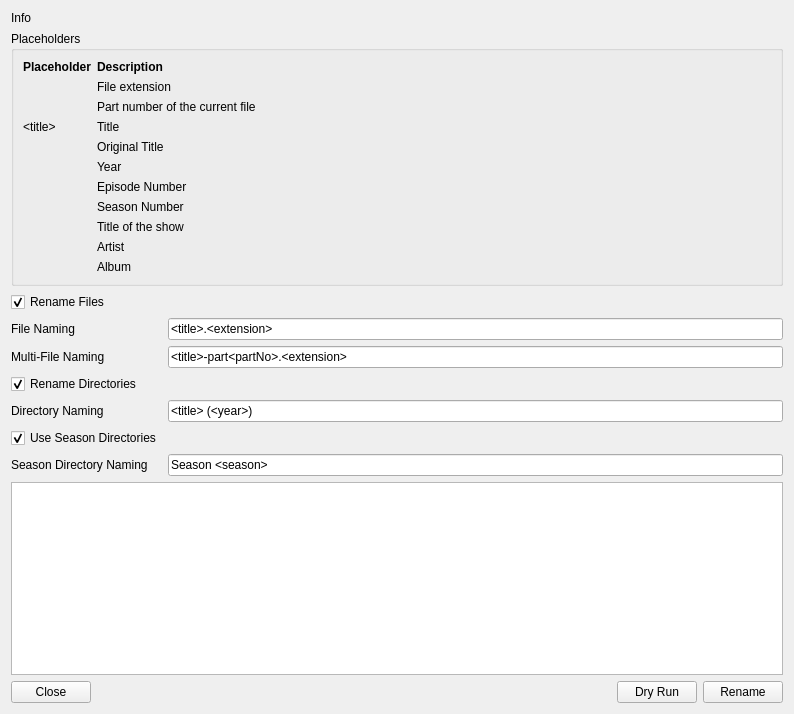
<?xml version="1.0" encoding="UTF-8"?>
<ui version="4.0">
 <class>Renamer</class>
 <widget class="QDialog" name="Renamer">
  <property name="windowModality">
   <enum>Qt::WindowModal</enum>
  </property>
  <property name="geometry">
   <rect>
    <x>0</x>
    <y>0</y>
    <width>794</width>
    <height>714</height>
   </rect>
  </property>
  <property name="windowTitle">
   <string>Renamer</string>
  </property>
  <property name="windowIcon">
   <iconset>
    <normaloff>:/img/MediaElch.png</normaloff>:/img/MediaElch.png</iconset>
  </property>
  <property name="modal">
   <bool>true</bool>
  </property>
  <layout class="QVBoxLayout" name="verticalLayout" stretch="0,0,0,1,0">
   <item>
    <widget class="QLabel" name="infoLabel">
     <property name="text">
      <string>Info</string>
     </property>
     <property name="wordWrap">
      <bool>true</bool>
     </property>
    </widget>
   </item>
   <item>
    <widget class="QGroupBox" name="groupBox">
     <property name="title">
      <string>Placeholders</string>
     </property>
     <layout class="QVBoxLayout" name="verticalLayout_2">
      <item>
       <layout class="QGridLayout" name="gridLayout_2" columnstretch="0,1">
        <item row="1" column="0">
         <widget class="QLabel" name="labelExtension">
          <property name="text">
           <string notr="true">&lt;extension&gt;</string>
          </property>
          <property name="textFormat">
           <enum>Qt::PlainText</enum>
          </property>
          <property name="alignment">
           <set>Qt::AlignLeading|Qt::AlignLeft|Qt::AlignTop</set>
          </property>
         </widget>
        </item>
        <item row="4" column="0">
         <widget class="QLabel" name="labelOriginalTitle">
          <property name="text">
           <string notr="true">&lt;originalTitle&gt;</string>
          </property>
          <property name="textFormat">
           <enum>Qt::PlainText</enum>
          </property>
          <property name="alignment">
           <set>Qt::AlignLeading|Qt::AlignLeft|Qt::AlignTop</set>
          </property>
         </widget>
        </item>
        <item row="5" column="0">
         <widget class="QLabel" name="label_4">
          <property name="text">
           <string notr="true">&lt;year&gt;</string>
          </property>
          <property name="textFormat">
           <enum>Qt::PlainText</enum>
          </property>
          <property name="alignment">
           <set>Qt::AlignLeading|Qt::AlignLeft|Qt::AlignTop</set>
          </property>
         </widget>
        </item>
        <item row="3" column="0">
         <widget class="QLabel" name="label_3">
          <property name="text">
           <string notr="true">&lt;title&gt;</string>
          </property>
          <property name="textFormat">
           <enum>Qt::PlainText</enum>
          </property>
          <property name="alignment">
           <set>Qt::AlignLeading|Qt::AlignLeft|Qt::AlignTop</set>
          </property>
         </widget>
        </item>
        <item row="7" column="0">
         <widget class="QLabel" name="labelSeason">
          <property name="text">
           <string notr="true">&lt;season&gt;</string>
          </property>
          <property name="textFormat">
           <enum>Qt::PlainText</enum>
          </property>
          <property name="alignment">
           <set>Qt::AlignLeading|Qt::AlignLeft|Qt::AlignTop</set>
          </property>
         </widget>
        </item>
        <item row="0" column="0">
         <widget class="QLabel" name="label_31">
          <property name="font">
           <font>
            <weight>75</weight>
            <bold>true</bold>
           </font>
          </property>
          <property name="text">
           <string>Placeholder</string>
          </property>
          <property name="alignment">
           <set>Qt::AlignLeading|Qt::AlignLeft|Qt::AlignTop</set>
          </property>
         </widget>
        </item>
        <item row="6" column="0">
         <widget class="QLabel" name="labelEpisode">
          <property name="text">
           <string notr="true">&lt;episode&gt;</string>
          </property>
          <property name="textFormat">
           <enum>Qt::PlainText</enum>
          </property>
          <property name="alignment">
           <set>Qt::AlignLeading|Qt::AlignLeft|Qt::AlignTop</set>
          </property>
         </widget>
        </item>
        <item row="2" column="0">
         <widget class="QLabel" name="label_16">
          <property name="text">
           <string notr="true">&lt;partNo&gt;</string>
          </property>
          <property name="alignment">
           <set>Qt::AlignLeading|Qt::AlignLeft|Qt::AlignTop</set>
          </property>
         </widget>
        </item>
        <item row="10" column="0">
         <widget class="QLabel" name="labelAlbum">
          <property name="text">
           <string notr="true">&lt;album&gt;</string>
          </property>
          <property name="alignment">
           <set>Qt::AlignLeading|Qt::AlignLeft|Qt::AlignTop</set>
          </property>
         </widget>
        </item>
        <item row="9" column="0">
         <widget class="QLabel" name="labelArtist">
          <property name="text">
           <string notr="true">&lt;artist&gt;</string>
          </property>
          <property name="alignment">
           <set>Qt::AlignLeading|Qt::AlignLeft|Qt::AlignTop</set>
          </property>
         </widget>
        </item>
        <item row="8" column="0">
         <widget class="QLabel" name="labelShowTitle">
          <property name="text">
           <string notr="true">&lt;showTitle&gt;</string>
          </property>
         </widget>
        </item>
        <item row="1" column="1">
         <widget class="QLabel" name="label_14">
          <property name="text">
           <string>File extension</string>
          </property>
          <property name="alignment">
           <set>Qt::AlignLeading|Qt::AlignLeft|Qt::AlignTop</set>
          </property>
         </widget>
        </item>
        <item row="2" column="1">
         <widget class="QLabel" name="label_17">
          <property name="text">
           <string>Part number of the current file</string>
          </property>
          <property name="alignment">
           <set>Qt::AlignLeading|Qt::AlignLeft|Qt::AlignTop</set>
          </property>
          <property name="wordWrap">
           <bool>true</bool>
          </property>
         </widget>
        </item>
        <item row="3" column="1">
         <widget class="QLabel" name="label_7">
          <property name="text">
           <string>Title</string>
          </property>
          <property name="alignment">
           <set>Qt::AlignLeading|Qt::AlignLeft|Qt::AlignTop</set>
          </property>
         </widget>
        </item>
        <item row="4" column="1">
         <widget class="QLabel" name="descOriginalTitle">
          <property name="text">
           <string>Original Title</string>
          </property>
          <property name="alignment">
           <set>Qt::AlignLeading|Qt::AlignLeft|Qt::AlignTop</set>
          </property>
         </widget>
        </item>
        <item row="5" column="1">
         <widget class="QLabel" name="label_8">
          <property name="text">
           <string>Year</string>
          </property>
          <property name="alignment">
           <set>Qt::AlignLeading|Qt::AlignLeft|Qt::AlignTop</set>
          </property>
         </widget>
        </item>
        <item row="6" column="1">
         <widget class="QLabel" name="descEpisode">
          <property name="text">
           <string>Episode Number</string>
          </property>
          <property name="alignment">
           <set>Qt::AlignLeading|Qt::AlignLeft|Qt::AlignTop</set>
          </property>
         </widget>
        </item>
        <item row="7" column="1">
         <widget class="QLabel" name="descSeason">
          <property name="text">
           <string>Season Number</string>
          </property>
          <property name="alignment">
           <set>Qt::AlignLeading|Qt::AlignLeft|Qt::AlignTop</set>
          </property>
         </widget>
        </item>
        <item row="8" column="1">
         <widget class="QLabel" name="descShowTitle">
          <property name="text">
           <string>Title of the show</string>
          </property>
         </widget>
        </item>
        <item row="9" column="1">
         <widget class="QLabel" name="descArtist">
          <property name="text">
           <string>Artist</string>
          </property>
          <property name="alignment">
           <set>Qt::AlignLeading|Qt::AlignLeft|Qt::AlignTop</set>
          </property>
         </widget>
        </item>
        <item row="10" column="1">
         <widget class="QLabel" name="descAlbum">
          <property name="text">
           <string>Album</string>
          </property>
          <property name="alignment">
           <set>Qt::AlignLeading|Qt::AlignLeft|Qt::AlignTop</set>
          </property>
         </widget>
        </item>
        <item row="0" column="1">
         <widget class="QLabel" name="label_32">
          <property name="font">
           <font>
            <weight>75</weight>
            <bold>true</bold>
           </font>
          </property>
          <property name="text">
           <string>Description</string>
          </property>
          <property name="alignment">
           <set>Qt::AlignLeading|Qt::AlignLeft|Qt::AlignTop</set>
          </property>
         </widget>
        </item>
       </layout>
      </item>
     </layout>
    </widget>
   </item>
   <item>
    <layout class="QGridLayout" name="gridLayout">
     <item row="5" column="0">
      <widget class="QCheckBox" name="chkSeasonDirectories">
       <property name="text">
        <string>Use Season Directories</string>
       </property>
       <property name="checked">
        <bool>true</bool>
       </property>
      </widget>
     </item>
     <item row="2" column="0">
      <widget class="QLabel" name="label_15">
       <property name="text">
        <string>Multi-File Naming</string>
       </property>
      </widget>
     </item>
     <item row="4" column="1">
      <widget class="QLineEdit" name="directoryNaming">
       <property name="inputMask">
        <string notr="true"/>
       </property>
       <property name="text">
        <string>&lt;title&gt; (&lt;year&gt;)</string>
       </property>
      </widget>
     </item>
     <item row="3" column="0">
      <widget class="QCheckBox" name="chkDirectoryNaming">
       <property name="text">
        <string>Rename Directories</string>
       </property>
       <property name="checked">
        <bool>true</bool>
       </property>
      </widget>
     </item>
     <item row="0" column="0">
      <widget class="QCheckBox" name="chkFileNaming">
       <property name="text">
        <string>Rename Files</string>
       </property>
       <property name="checked">
        <bool>true</bool>
       </property>
      </widget>
     </item>
     <item row="2" column="1">
      <widget class="QLineEdit" name="fileNamingMulti">
       <property name="inputMask">
        <string notr="true"/>
       </property>
       <property name="text">
        <string>&lt;title&gt;-part&lt;partNo&gt;.&lt;extension&gt;</string>
       </property>
      </widget>
     </item>
     <item row="4" column="0">
      <widget class="QLabel" name="label">
       <property name="text">
        <string>Directory Naming</string>
       </property>
      </widget>
     </item>
     <item row="1" column="1">
      <widget class="QLineEdit" name="fileNaming">
       <property name="inputMask">
        <string notr="true"/>
       </property>
       <property name="text">
        <string>&lt;title&gt;.&lt;extension&gt;</string>
       </property>
      </widget>
     </item>
     <item row="1" column="0">
      <widget class="QLabel" name="label_2">
       <property name="text">
        <string>File Naming</string>
       </property>
      </widget>
     </item>
     <item row="6" column="0">
      <widget class="QLabel" name="labelSeasonDirectory">
       <property name="text">
        <string>Season Directory Naming</string>
       </property>
      </widget>
     </item>
     <item row="6" column="1">
      <widget class="QLineEdit" name="seasonNaming">
       <property name="text">
        <string>Season &lt;season&gt;</string>
       </property>
      </widget>
     </item>
    </layout>
   </item>
   <item>
    <widget class="QTextEdit" name="results">
     <property name="readOnly">
      <bool>true</bool>
     </property>
     <property name="html">
      <string>&lt;!DOCTYPE HTML PUBLIC &quot;-//W3C//DTD HTML 4.0//EN&quot; &quot;http://www.w3.org/TR/REC-html40/strict.dtd&quot;&gt;
&lt;html&gt;&lt;head&gt;&lt;meta name=&quot;qrichtext&quot; content=&quot;1&quot; /&gt;&lt;style type=&quot;text/css&quot;&gt;
p, li { white-space: pre-wrap; }
&lt;/style&gt;&lt;/head&gt;&lt;body style=&quot; font-family:'.Lucida Grande UI'; font-size:13pt; font-weight:400; font-style:normal;&quot;&gt;
&lt;p style=&quot;-qt-paragraph-type:empty; margin-top:0px; margin-bottom:0px; margin-left:0px; margin-right:0px; -qt-block-indent:0; text-indent:0px; font-family:'Lucida Grande';&quot;&gt;&lt;br /&gt;&lt;/p&gt;&lt;/body&gt;&lt;/html&gt;</string>
     </property>
    </widget>
   </item>
   <item>
    <layout class="QHBoxLayout" name="horizontalLayout">
     <item>
      <widget class="QPushButton" name="btnClose">
       <property name="text">
        <string>Close</string>
       </property>
       <property name="autoDefault">
        <bool>false</bool>
       </property>
      </widget>
     </item>
     <item>
      <spacer name="horizontalSpacer">
       <property name="orientation">
        <enum>Qt::Horizontal</enum>
       </property>
       <property name="sizeHint" stdset="0">
        <size>
         <width>40</width>
         <height>20</height>
        </size>
       </property>
      </spacer>
     </item>
     <item>
      <widget class="QPushButton" name="btnDryRun">
       <property name="text">
        <string>Dry Run</string>
       </property>
       <property name="autoDefault">
        <bool>false</bool>
       </property>
      </widget>
     </item>
     <item>
      <widget class="QPushButton" name="btnRename">
       <property name="text">
        <string>Rename</string>
       </property>
       <property name="autoDefault">
        <bool>false</bool>
       </property>
      </widget>
     </item>
    </layout>
   </item>
  </layout>
 </widget>
 <tabstops>
  <tabstop>chkFileNaming</tabstop>
  <tabstop>fileNaming</tabstop>
  <tabstop>fileNamingMulti</tabstop>
  <tabstop>chkDirectoryNaming</tabstop>
  <tabstop>directoryNaming</tabstop>
  <tabstop>chkSeasonDirectories</tabstop>
  <tabstop>seasonNaming</tabstop>
  <tabstop>results</tabstop>
  <tabstop>btnClose</tabstop>
  <tabstop>btnDryRun</tabstop>
  <tabstop>btnRename</tabstop>
 </tabstops>
 <resources/>
 <connections>
  <connection>
   <sender>btnClose</sender>
   <signal>clicked()</signal>
   <receiver>Renamer</receiver>
   <slot>reject()</slot>
   <hints>
    <hint type="sourcelabel">
     <x>338</x>
     <y>444</y>
    </hint>
    <hint type="destinationlabel">
     <x>375</x>
     <y>286</y>
    </hint>
   </hints>
  </connection>
 </connections>
</ui>
